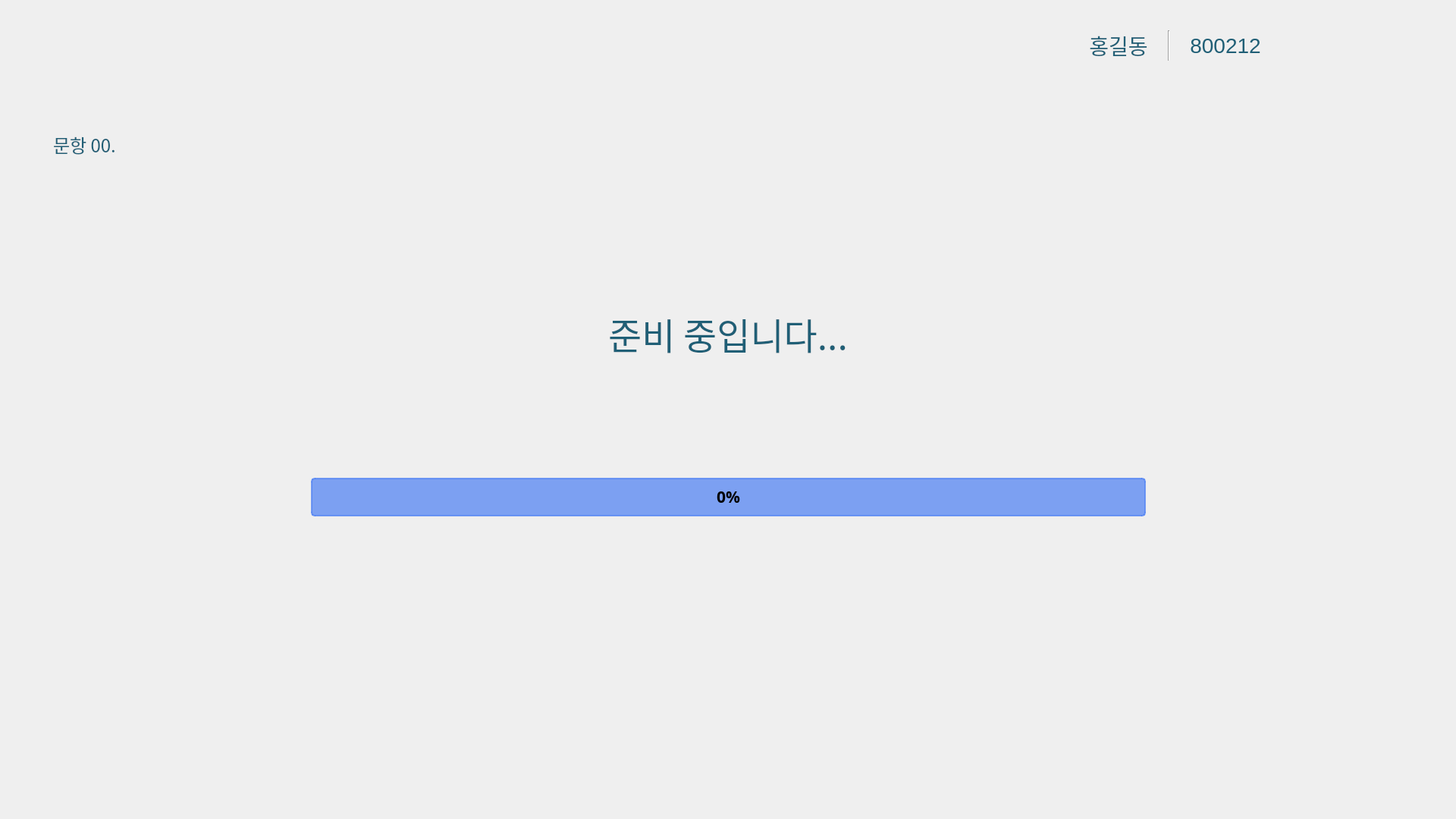
<?xml version="1.0" encoding="UTF-8"?>
<ui version="4.0">
 <class>MainWindow</class>
 <widget class="QMainWindow" name="MainWindow">
  <property name="enabled">
   <bool>true</bool>
  </property>
  <property name="geometry">
   <rect>
    <x>0</x>
    <y>0</y>
    <width>1920</width>
    <height>1080</height>
   </rect>
  </property>
  <property name="sizePolicy">
   <sizepolicy hsizetype="Maximum" vsizetype="Maximum">
    <horstretch>0</horstretch>
    <verstretch>0</verstretch>
   </sizepolicy>
  </property>
  <property name="maximumSize">
   <size>
    <width>1920</width>
    <height>1080</height>
   </size>
  </property>
  <property name="font">
   <font>
    <family>Malgun Gothic</family>
    <pointsize>16</pointsize>
   </font>
  </property>
  <property name="focusPolicy">
   <enum>Qt::FocusPolicy::NoFocus</enum>
  </property>
  <property name="windowTitle">
   <string>Digital Olfaction Solution</string>
  </property>
  <property name="styleSheet">
   <string notr="true"/>
  </property>
  <widget class="QWidget" name="centralwidget">
   <widget class="QLabel" name="label_background">
    <property name="geometry">
     <rect>
      <x>0</x>
      <y>0</y>
      <width>1920</width>
      <height>1080</height>
     </rect>
    </property>
    <property name="styleSheet">
     <string notr="true">QLabel{
	image : url(./ui/images/test/i/bg_ready.png);
}</string>
    </property>
    <property name="text">
     <string/>
    </property>
   </widget>
   <widget class="QLabel" name="label_guide">
    <property name="geometry">
     <rect>
      <x>35</x>
      <y>340</y>
      <width>1850</width>
      <height>200</height>
     </rect>
    </property>
    <property name="font">
     <font>
      <family>Malgun Gothic</family>
      <pointsize>36</pointsize>
      <italic>false</italic>
      <bold>false</bold>
     </font>
    </property>
    <property name="styleSheet">
     <string notr="true">QLabel{
	color : #205f76;
	font : 36pt;
}</string>
    </property>
    <property name="text">
     <string>&lt;html&gt;&lt;head/&gt;&lt;body&gt;&lt;p align=&quot;center&quot;&gt;준비 중입니다...&lt;/p&gt;&lt;/body&gt;&lt;/html&gt;</string>
    </property>
    <property name="alignment">
     <set>Qt::AlignmentFlag::AlignLeading|Qt::AlignmentFlag::AlignLeft|Qt::AlignmentFlag::AlignVCenter</set>
    </property>
    <property name="margin">
     <number>0</number>
    </property>
    <property name="indent">
     <number>0</number>
    </property>
   </widget>
   <widget class="QLabel" name="label_seq">
    <property name="geometry">
     <rect>
      <x>70</x>
      <y>170</y>
      <width>141</width>
      <height>41</height>
     </rect>
    </property>
    <property name="font">
     <font>
      <family>Malgun Gothic</family>
      <pointsize>18</pointsize>
      <italic>false</italic>
      <bold>false</bold>
     </font>
    </property>
    <property name="styleSheet">
     <string notr="true">QLabel{
	color : #205f76;
	font : 18pt;
}</string>
    </property>
    <property name="text">
     <string>문항 00.</string>
    </property>
    <property name="alignment">
     <set>Qt::AlignmentFlag::AlignLeading|Qt::AlignmentFlag::AlignLeft|Qt::AlignmentFlag::AlignVCenter</set>
    </property>
   </widget>
   <widget class="QProgressBar" name="pg_ready">
    <property name="geometry">
     <rect>
      <x>410</x>
      <y>630</y>
      <width>1101</width>
      <height>51</height>
     </rect>
    </property>
    <property name="font">
     <font>
      <family>Malgun Gothic</family>
      <pointsize>16</pointsize>
      <bold>true</bold>
     </font>
    </property>
    <property name="styleSheet">
     <string notr="true">QProgressBar {
border: 2px solid rgba(77, 127, 243, 180);
border-radius: 5px;
text-align: center;
background-color: rgba(77, 127, 243, 180);
color: black;
}
QProgressBar::chunk {
    background-color: #AAD7DD;
}</string>
    </property>
    <property name="value">
     <number>0</number>
    </property>
   </widget>
   <widget class="QWidget" name="widget" native="true">
    <property name="geometry">
     <rect>
      <x>1410</x>
      <y>35</y>
      <width>280</width>
      <height>50</height>
     </rect>
    </property>
    <property name="sizePolicy">
     <sizepolicy hsizetype="Fixed" vsizetype="Fixed">
      <horstretch>0</horstretch>
      <verstretch>0</verstretch>
     </sizepolicy>
    </property>
    <property name="font">
     <font>
      <family>Malgun Gothic</family>
      <pointsize>16</pointsize>
     </font>
    </property>
    <property name="styleSheet">
     <string notr="true">QLabel{
	color : #205f76;
	font : 21pt;
}

Line{
	border : 0px;
	background-color : #205f76;
	margin : 8px 0px;
}</string>
    </property>
    <layout class="QHBoxLayout" name="horizontalLayout_4" stretch="2,1,1">
     <property name="spacing">
      <number>0</number>
     </property>
     <property name="leftMargin">
      <number>0</number>
     </property>
     <property name="topMargin">
      <number>5</number>
     </property>
     <property name="rightMargin">
      <number>0</number>
     </property>
     <property name="bottomMargin">
      <number>5</number>
     </property>
     <item>
      <widget class="QLabel" name="label_name">
       <property name="sizePolicy">
        <sizepolicy hsizetype="Fixed" vsizetype="Preferred">
         <horstretch>0</horstretch>
         <verstretch>0</verstretch>
        </sizepolicy>
       </property>
       <property name="minimumSize">
        <size>
         <width>0</width>
         <height>0</height>
        </size>
       </property>
       <property name="maximumSize">
        <size>
         <width>16777215</width>
         <height>16777215</height>
        </size>
       </property>
       <property name="font">
        <font>
         <pointsize>21</pointsize>
         <italic>false</italic>
         <bold>false</bold>
        </font>
       </property>
       <property name="text">
        <string>홍길동</string>
       </property>
       <property name="alignment">
        <set>Qt::AlignmentFlag::AlignCenter</set>
       </property>
       <property name="indent">
        <number>0</number>
       </property>
      </widget>
     </item>
     <item>
      <widget class="Line" name="line_1">
       <property name="sizePolicy">
        <sizepolicy hsizetype="Fixed" vsizetype="Expanding">
         <horstretch>0</horstretch>
         <verstretch>0</verstretch>
        </sizepolicy>
       </property>
       <property name="orientation">
        <enum>Qt::Orientation::Vertical</enum>
       </property>
      </widget>
     </item>
     <item>
      <widget class="QLabel" name="label_birth_date">
       <property name="sizePolicy">
        <sizepolicy hsizetype="Fixed" vsizetype="Preferred">
         <horstretch>0</horstretch>
         <verstretch>0</verstretch>
        </sizepolicy>
       </property>
       <property name="minimumSize">
        <size>
         <width>0</width>
         <height>0</height>
        </size>
       </property>
       <property name="maximumSize">
        <size>
         <width>16777215</width>
         <height>16777215</height>
        </size>
       </property>
       <property name="font">
        <font>
         <pointsize>21</pointsize>
         <italic>false</italic>
         <bold>false</bold>
        </font>
       </property>
       <property name="text">
        <string>800212</string>
       </property>
       <property name="alignment">
        <set>Qt::AlignmentFlag::AlignCenter</set>
       </property>
       <property name="margin">
        <number>0</number>
       </property>
       <property name="indent">
        <number>-1</number>
       </property>
      </widget>
     </item>
    </layout>
   </widget>
  </widget>
 </widget>
 <resources/>
 <connections/>
</ui>
